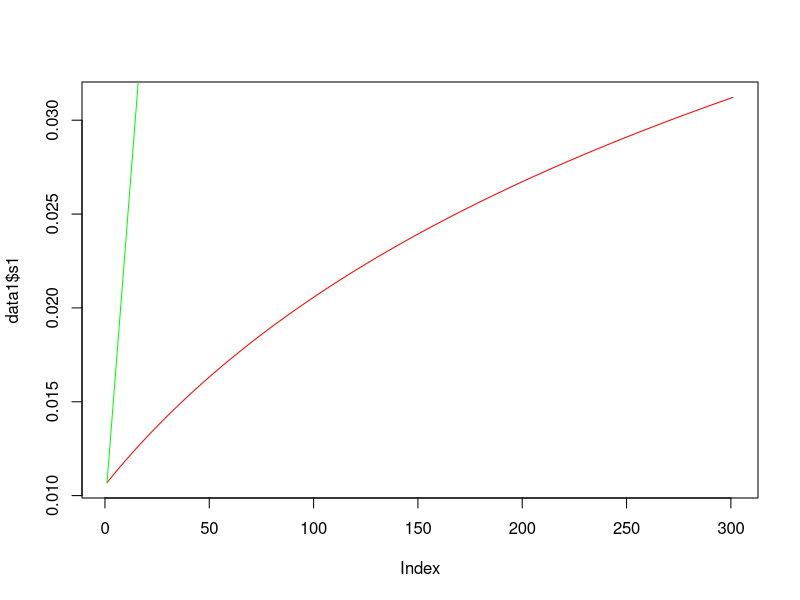

Source code (R): (Note: this script raises an error after producing the figure.)
getwd()
dir()
data1<- read.csv("sim_Lety.csv"  )
data2<- read.csv("siim_foo.csv"  )

names(data1)
plot(data1$s1, col='red', type='l')
lines(data2$s_Sistema1, type = 'l', col='green')

plot(data$s_Sistema2, col='red', type='l')
lines(data$s2, type = 'l', col='green')

plot(data$s_Sistema32, col='red', type='l')
lines(data$s32, type = 'l', col='green')


plot(data$e1, col='red', type='l')
lines(data$e_Sistema1, type = 'l', col='green')


z <- X_theta_4(theta )
